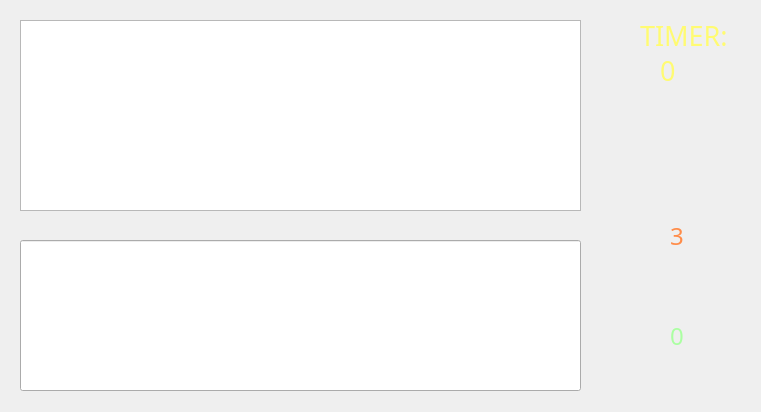
<?xml version="1.0" encoding="UTF-8"?>
<ui version="4.0">
 <class>hard</class>
 <widget class="QDialog" name="hard">
  <property name="geometry">
   <rect>
    <x>0</x>
    <y>0</y>
    <width>761</width>
    <height>412</height>
   </rect>
  </property>
  <property name="windowTitle">
   <string>Dialog</string>
  </property>
  <widget class="QLabel" name="label">
   <property name="geometry">
    <rect>
     <x>0</x>
     <y>0</y>
     <width>761</width>
     <height>411</height>
    </rect>
   </property>
   <property name="text">
    <string/>
   </property>
   <property name="pixmap">
    <pixmap>pictures/hard.jpg</pixmap>
   </property>
   <property name="scaledContents">
    <bool>true</bool>
   </property>
  </widget>
  <widget class="QLabel" name="score">
   <property name="geometry">
    <rect>
     <x>670</x>
     <y>320</y>
     <width>41</width>
     <height>31</height>
    </rect>
   </property>
   <property name="font">
    <font>
     <family>Buxton Sketch</family>
     <pointsize>18</pointsize>
    </font>
   </property>
   <property name="styleSheet">
    <string notr="true">color:rgb(171, 255, 162)
</string>
   </property>
   <property name="text">
    <string>0</string>
   </property>
  </widget>
  <widget class="QLineEdit" name="lineEdit">
   <property name="geometry">
    <rect>
     <x>20</x>
     <y>240</y>
     <width>561</width>
     <height>151</height>
    </rect>
   </property>
   <property name="font">
    <font>
     <pointsize>20</pointsize>
    </font>
   </property>
   <property name="layoutDirection">
    <enum>Qt::LeftToRight</enum>
   </property>
   <property name="styleSheet">
    <string notr="true">background-color:rgba(0,0,255,.1);
color:white;
text-align:center;</string>
   </property>
   <property name="text">
    <string>Press CTRL key to START.</string>
   </property>
   <property name="alignment">
    <set>Qt::AlignCenter</set>
   </property>
  </widget>
  <widget class="QLabel" name="stopwatch">
   <property name="geometry">
    <rect>
     <x>660</x>
     <y>50</y>
     <width>31</width>
     <height>41</height>
    </rect>
   </property>
   <property name="font">
    <font>
     <family>Buxton Sketch</family>
     <pointsize>20</pointsize>
    </font>
   </property>
   <property name="styleSheet">
    <string notr="true">color: rgb(255, 251, 114);</string>
   </property>
   <property name="text">
    <string>0</string>
   </property>
  </widget>
  <widget class="QTextBrowser" name="textBrowser_false">
   <property name="geometry">
    <rect>
     <x>20</x>
     <y>20</y>
     <width>561</width>
     <height>191</height>
    </rect>
   </property>
   <property name="font">
    <font>
     <pointsize>20</pointsize>
    </font>
   </property>
   <property name="styleSheet">
    <string notr="true">background-color:rgba(0,0,255,.1);
text-align:center;
</string>
   </property>
  </widget>
  <widget class="QTextBrowser" name="textBrowser">
   <property name="geometry">
    <rect>
     <x>50</x>
     <y>50</y>
     <width>501</width>
     <height>121</height>
    </rect>
   </property>
   <property name="font">
    <font>
     <pointsize>20</pointsize>
    </font>
   </property>
   <property name="styleSheet">
    <string notr="true">background-color:transparent;
border-style:none;
color:rgb(153, 254, 255)</string>
   </property>
   <property name="html">
    <string>&lt;!DOCTYPE HTML PUBLIC &quot;-//W3C//DTD HTML 4.0//EN&quot; &quot;http://www.w3.org/TR/REC-html40/strict.dtd&quot;&gt;
&lt;html&gt;&lt;head&gt;&lt;meta name=&quot;qrichtext&quot; content=&quot;1&quot; /&gt;&lt;style type=&quot;text/css&quot;&gt;
p, li { white-space: pre-wrap; }
&lt;/style&gt;&lt;/head&gt;&lt;body style=&quot; font-family:'MS Shell Dlg 2'; font-size:20pt; font-weight:400; font-style:normal;&quot;&gt;
&lt;p align=&quot;center&quot; style=&quot;-qt-paragraph-type:empty; margin-top:0px; margin-bottom:0px; margin-left:0px; margin-right:0px; -qt-block-indent:0; text-indent:0px;&quot;&gt;&lt;br /&gt;&lt;/p&gt;&lt;/body&gt;&lt;/html&gt;</string>
   </property>
  </widget>
  <widget class="QLabel" name="label_2">
   <property name="geometry">
    <rect>
     <x>640</x>
     <y>20</y>
     <width>111</width>
     <height>31</height>
    </rect>
   </property>
   <property name="font">
    <font>
     <family>Buxton Sketch</family>
     <pointsize>20</pointsize>
    </font>
   </property>
   <property name="styleSheet">
    <string notr="true">color: rgb(255, 251, 114);</string>
   </property>
   <property name="text">
    <string>TIMER:</string>
   </property>
  </widget>
  <widget class="QLabel" name="life">
   <property name="geometry">
    <rect>
     <x>670</x>
     <y>220</y>
     <width>41</width>
     <height>31</height>
    </rect>
   </property>
   <property name="font">
    <font>
     <family>Buxton Sketch</family>
     <pointsize>18</pointsize>
    </font>
   </property>
   <property name="styleSheet">
    <string notr="true">color: rgb(255, 140, 73);
</string>
   </property>
   <property name="text">
    <string>3</string>
   </property>
  </widget>
 </widget>
 <resources/>
 <connections/>
</ui>
